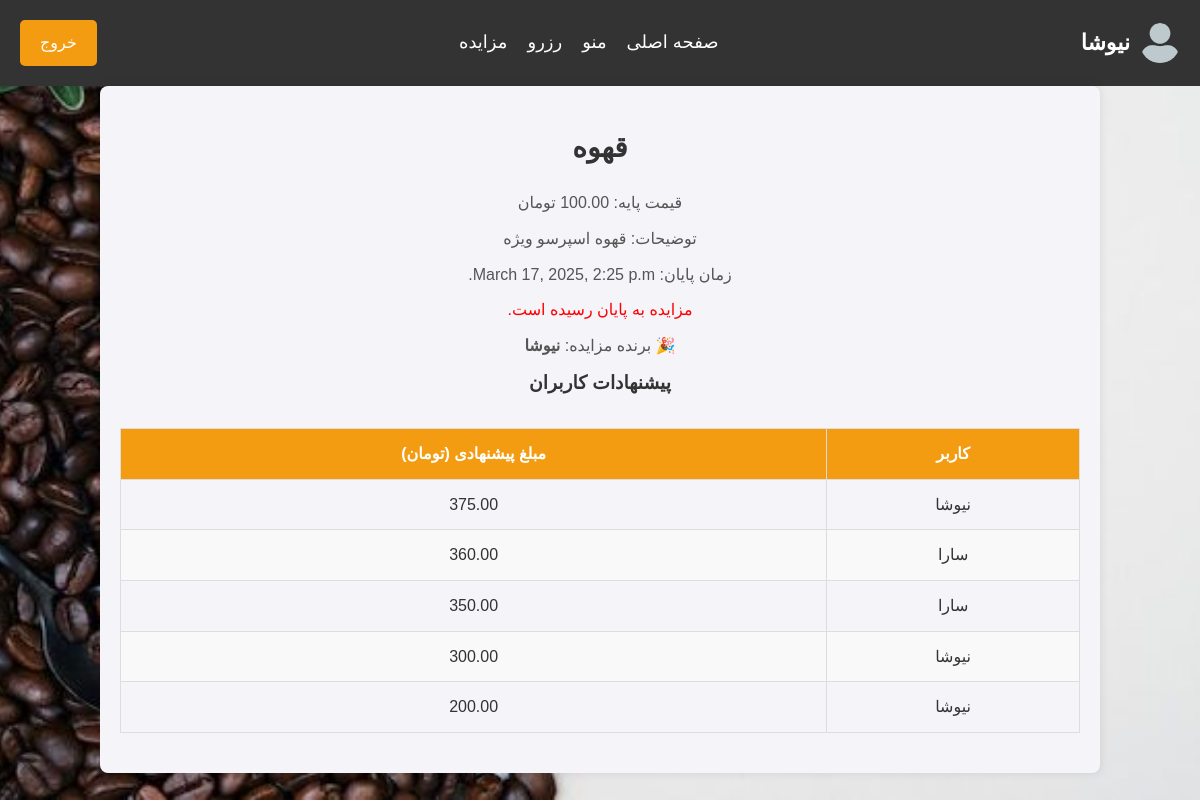
/auction/1/ (signed in), run on the app's committed database.
### auction/models.py (models this page shows, shortened)
class Auction(models.Model):
    name = models.CharField(max_length=255)
    starting_price = models.DecimalField(max_digits=10, decimal_places=2)
    description = models.TextField()
    start_date = models.DateTimeField(default=now)
    end_date = models.DateTimeField(default=get_auction_end_time)
    creator = models.ForeignKey(User, on_delete=models.CASCADE, null=False, blank=False)

class Bid(models.Model):
    auction = models.ForeignKey(Auction, on_delete=models.CASCADE, related_name='bids')
    user = models.ForeignKey(User, on_delete=models.CASCADE)
    amount = models.DecimalField(max_digits=10, decimal_places=2)
    timestamp = models.DateTimeField(auto_now_add=True)
    class Meta:
        ordering = ['-amount']  # مرتب‌سازی پیشنهادها از بیشترین به کمترین مقدار

### auction/views.py (the view, shortened to what this page needs)
# urls.py: path('<int:auction_id>/', views.auction_detail, name='auction_detail'),
def auction_detail(request, auction_id):
    auction = get_object_or_404(Auction, id=auction_id)
    bids = auction.bids.all().order_by("-amount")  # مرتب‌سازی پیشنهادها از بیشترین به کمترین
    current_time = timezone.localtime(timezone.now())
    time_remaining = auction.end_date - current_time
    total_seconds = int(time_remaining.total_seconds())
    auction_ended = total_seconds <= 0
    winner = None
    if auction_ended and bids.exists():
        winner = bids.first().user  # بالاترین پیشنهاددهنده برنده است
    hours, remainder = divmod(max(total_seconds, 0), 3600)
    minutes, seconds = divmod(remainder, 60)
    return render(request, "auction_detail.html", {
        "auction": auction,
        "bids": bids,
        "hours": hours,
        "minutes": minutes,
        "seconds": seconds,
        "auction_ended": auction_ended,
        "winner": winner
    })

### templates/auction_detail.html (shortened to what this page needs)
{% extends 'base.html' %}
{% load static %}
{% block extra_css %}
    <link rel="stylesheet" href="{% static 'style/auction.css' %}">
{% endblock %}
{% block content %}
<div class="auction-detail" style="direction: rtl;">
    <h1>{{ auction.name }}</h1>
    <p>قیمت پایه: {{ auction.starting_price }} تومان</p>
    <p>توضیحات: {{ auction.description }}</p>
    <p>زمان پایان: {{ auction.end_date }}</p>
    {% if auction_ended %}
        <p style="color: red;">مزایده به پایان رسیده است.</p>
        {% if winner %}
            <p>🎉 برنده مزایده: <strong>{{ winner.username }}</strong></p>
        {% else %}
            <p>هیچ پیشنهاد دهنده‌ای وجود نداشت.</p>
        {% endif %}
    {% else %}
        <p class="countdown">زمان باقی‌مانده: <span id="timer"></span></p>
    {% endif %}
    <h3>پیشنهادات کاربران</h3>
    <table>
        <thead>
            <tr>
                <th>کاربر</th>
                <th>مبلغ پیشنهادی (تومان)</th>
            </tr>
        </thead>
        <tbody>
            {% for bid in bids %}
                <tr>
                    <td>{{ bid.user.username }}</td>
                    <td>{{ bid.amount }}</td>
                </tr>
            {% empty %}
                <tr>
                    <td colspan="2">هنوز پیشنهادی ثبت نشده است.</td>
                </tr>
            {% endfor %}
        </tbody>
    </table>
</div>
{% endblock %}

### templates/base.html (shortened to what this page needs)
{% load static %}
<!DOCTYPE html>
<html lang="fa">
<head>
    {% block extra_css %}{% endblock %}
    <link rel="stylesheet" href="{% static 'style/home.css' %}">
    <link rel="stylesheet" href="https://cdnjs.cloudflare.com/ajax/libs/font-awesome/6.4.2/css/all.min.css">
</head>
<body>
    <header>
        <nav>
            {% if user.is_authenticated %}
                <a href="{% url 'logout' %}" class="btn">خروج</a>
            {% else %}
                <a href="{% url 'login' %}" class="btn">ورود / ثبت‌نام</a>
            {% endif %}
            <ul class="menu" style="direction: rtl;">
                <li><a href="{% url 'home' %}">صفحه اصلی</a></li>
                <li><a href="{% url 'menu' %}">منو</a></li>
                <li><a href="{% url 'reservation' %}">رزرو</a></li>
                <li><a href="{% url 'auction_list' %}">مزایده</a></li>
            </ul>
            {% if user.is_authenticated %}
                <h2><a href="{% url 'dashboard' %}">{{ user.username }}</a><img src="{% static 'image/user.png' %}" alt="کاربر"></h2>
            {% else %}
                <h2>کافه ما</h2>
            {% endif %}
        </nav>
    </header>
    <main>
        {% block content %}{% endblock %}
    </main>
</body>
</html>

### static/style/auction.css (style rules this page uses)
body { position: relative; margin: 0; padding: 0; overflow: auto; }
body::before { content: ""; position: fixed; top: 0; left: 0; width: 100%; height: 100%; background-image: url('../image/auction.jpg'); background-size: cover; background-position: center; background-attachment: fixed; z-index: -1; }
.auction-detail { background-color: #f4f4f9; padding: 40px 20px; max-width: 1000px; margin: 0 auto; border-radius: 8px; box-shadow: 0 0 10px rgba(0, 0, 0, 0.1); text-align: center; }
.auction-detail h1 { font-size: 1.75rem; margin-bottom: 20px; color: #333; text-align: center; }
.auction-detail p { font-size: 16px; color: #555; margin-bottom: 10px; }
.auction-detail table { width: 100%; margin-top: 30px; border-collapse: collapse; }
.auction-detail table th, .auction-detail table td { padding: 12px; text-align: center; border: 1px solid #ddd; }
.auction-detail table th { background-color: #f39c12; color: white; }
.auction-detail table tr:nth-child(even) { background-color: #f9f9f9; }
a { color: black; }

### static/style/home.css (style rules this page uses)
* { margin: 0; padding: 0; box-sizing: border-box; font-family: 'IranSans', sans-serif; }
body { background-color: #f4f4f9; color: #333; line-height: 1.6; font-family: 'IranSans', sans-serif; }
header { background-color: #333; color: white; padding: 20px 0; text-align: center; }
header nav { display: flex; justify-content: space-between; align-items: center; padding: 0 20px; }
header h2 { display: flex; align-items: center; font-size: 24px; font-weight: bold; gap: 10px; }
header h2 a { color: white; text-decoration: none; font-size: 22px; }
header h2 img { width: 40px; height: 40px; border-radius: 50%; }
header ul { list-style: none; display: flex; gap: 20px; }
header ul li { display: inline; }
header ul li a { color: white; text-decoration: none; font-size: 18px; transition: color 0.3s; }
header .btn { background-color: #f39c12; color: white; padding: 10px 20px; text-decoration: none; font-size: 16px; border-radius: 5px; transition: background-color 0.3s; display: inline-block; text-align: center; }

### data on the page
Auction: name "قهوه", starting_price "100.00", description "قهوه اسپرسو ویژه", end_date "March 17, 2025, 2:25 p.m."
Bid: user.username "نیوشا", amount "375.00"
Bid: user.username "سارا", amount "360.00"
Bid: user.username "سارا", amount "350.00"
Bid: user.username "نیوشا", amount "300.00"
Bid: user.username "نیوشا", amount "200.00"

### other printed values
{{ user.username }} "نیوشا"
{{ winner.username }} "نیوشا"
